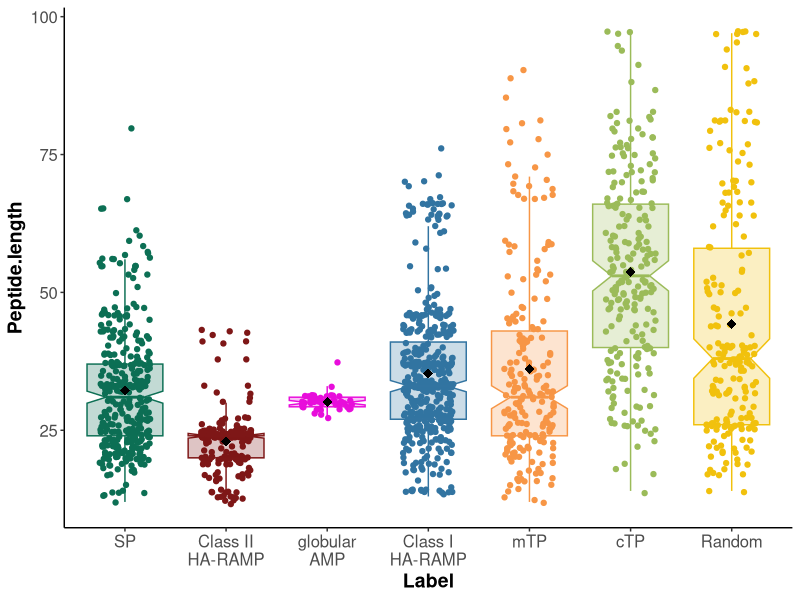
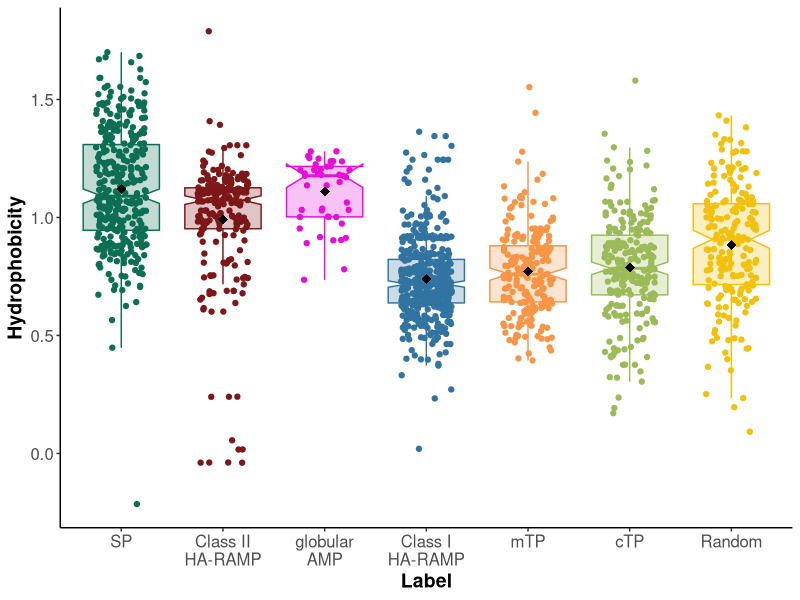
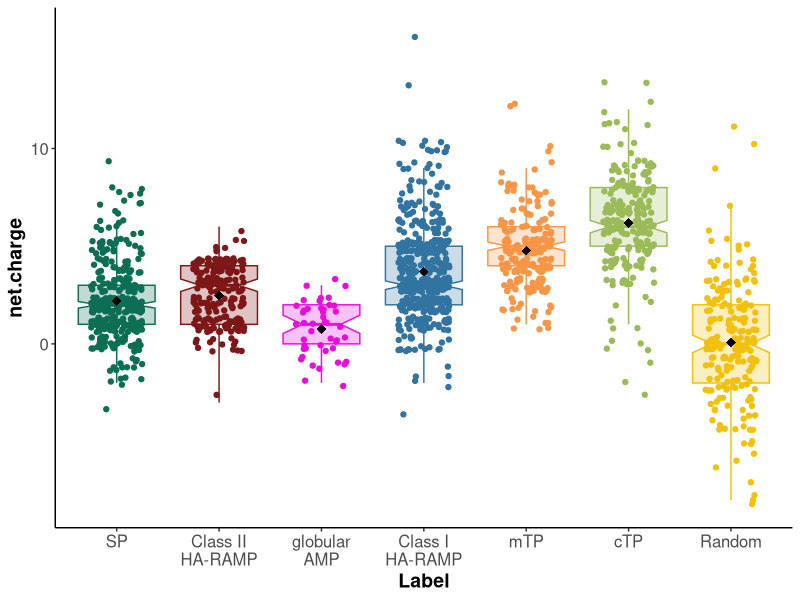
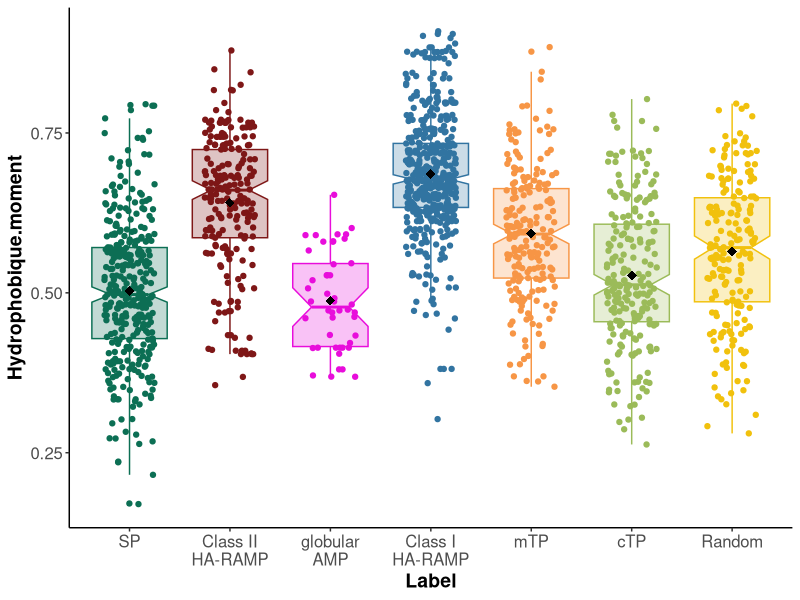
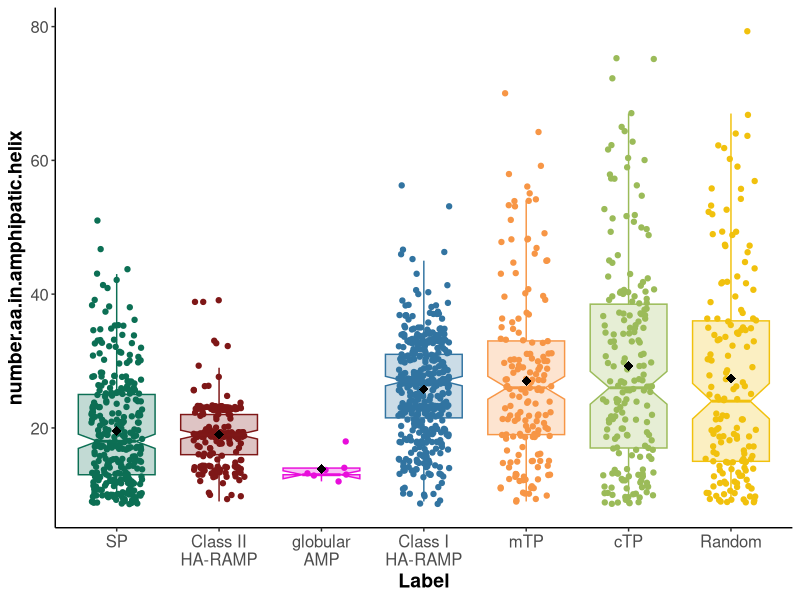
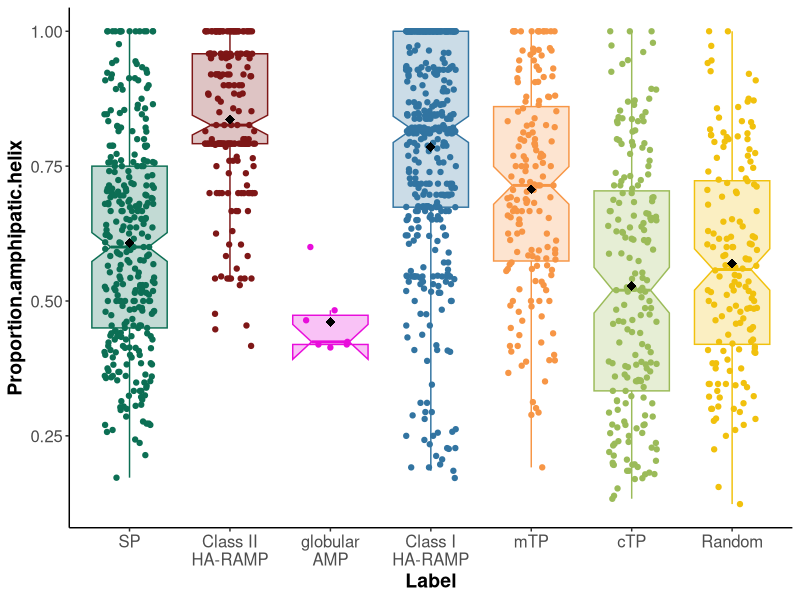
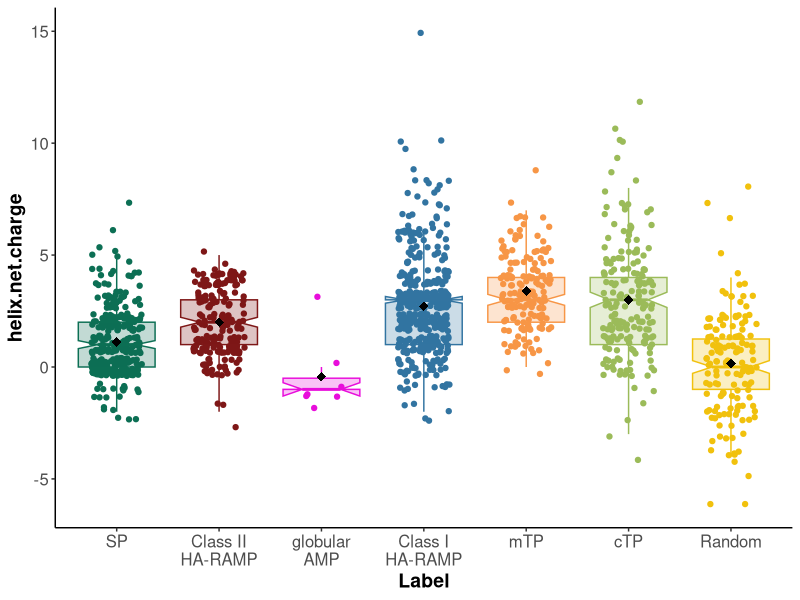

The R script that drew these images, in order:
library(ggplot2)

#The All_data files were generated with the python script ../Distrib.py
data <- read.csv('All_data_for_figure2.csv', sep = '\t')
# data <- read.csv('All_data_for_figure3.csv', sep = '\t')

couleur<-c('#0c6f54','#7e1717','#e80ddb','#3274a1','#F79646','#9BBB59','#f1c10d')
# couleur<-c('#a14000','#ff4312','#712424','#c90a12','#576a1c','#2c9838','#f1c10d')


data$Label <- factor(data$Label, levels = c("SP", "Class II\nHA-RAMP", "globular\nAMP","Class I\nHA-RAMP", "mTP", "cTP","Random"))
# data$Label <- factor(data$Label, levels = c('mTP\nH.sapiens','mTP\nS.cerevisae','mTP\nA.thaliana','mTP\nC.reinhardtii','cTP\nA.thaliana','cTP\nC.reinhardtii','Random'))

sink('statfile.txt')


a <- ggplot(data ,aes(x=Label, y=Peptide.length, colour=Label,fill=Label))+
    geom_jitter(width=0.25)+
    geom_boxplot(alpha=0.25, outlier.alpha=0, notch=TRUE) +
    stat_summary(fun.y=mean, colour="black", geom="point", 
                 shape=18, size=3,show.legend  = FALSE)+
    theme_classic()+
    theme(legend.position="none")+
    theme(axis.text = element_text(angle=0,size=12),
        axis.title=element_text(size=14,face="bold"))
a + scale_fill_manual(values=couleur) + scale_color_manual(values=couleur)


print('Peptide.length')

dd  <- pairwise.wilcox.test(data$Peptide.length, 
                           data$Label,p.adjust.method ="holm" )
print(dd)




b <- ggplot(data ,aes(x=Label, y=Hydrophobicity, colour=Label,fill=Label))+
    geom_jitter(width=0.25)+
    geom_boxplot(alpha=0.25, outlier.alpha=0, notch=TRUE) +
    stat_summary(fun.y=mean, colour="black", geom="point", 
                 shape=18, size=3,show.legend  = FALSE)+
    theme_classic()+
    theme(legend.position="none")+
    theme(axis.text = element_text(angle=0,size=12),
        axis.title=element_text(size=14,face="bold"))
b + scale_fill_manual(values=couleur) + scale_color_manual(values=couleur)


print('Hydrophobicity')

dd  <- pairwise.wilcox.test(data$Hydrophobicity, 
                           data$Label,p.adjust.method ="holm" )
print(dd)




c <- ggplot(data ,aes(x=Label, y=net.charge, colour=Label,fill=Label))+
    geom_jitter(width=0.25)+
    geom_boxplot(alpha=0.25, outlier.alpha=0, notch=TRUE) +
    stat_summary(fun.y=mean, colour="black", geom="point", 
                 shape=18, size=3,show.legend  = FALSE)+
    theme_classic()+
    theme(legend.position="none")+
    theme(axis.text = element_text(angle=0,size=12),
        axis.title=element_text(size=14,face="bold"))
c + scale_fill_manual(values=couleur) + scale_color_manual(values=couleur)



print('net.charge')

dd  <- pairwise.wilcox.test(data$net.charge, 
                           data$Label,p.adjust.method ="holm" )

print(dd)



d <- ggplot(data ,aes(x=Label, y=Hydrophobique.moment, colour=Label,fill=Label))+
    geom_jitter(width=0.25)+
    geom_boxplot(alpha=0.25, outlier.alpha=0, notch=TRUE) +
    stat_summary(fun.y=mean, colour="black", geom="point", 
                 shape=18, size=3,show.legend  = FALSE)+
    theme_classic()+
    theme(legend.position="none")+
    theme(axis.text = element_text(angle=0,size=12),
        axis.title=element_text(size=14,face="bold"))
d + scale_fill_manual(values=couleur) + scale_color_manual(values=couleur)


print('Hydrophobique.moment')

dd  <- pairwise.wilcox.test(data$Hydrophobique.moment, 
                           data$Label,p.adjust.method ="holm" )

print(dd)


print('SP')
print(nrow(data[data$Label == 'SP', ]))
print('Class II\nHA-RAMP')
print(nrow(data[data$Label == 'Class II\nHA-RAMP', ]))
print('globular\nAMP')
print(nrow(data[data$Label == 'globular\nAMP', ]))
print('Class I\nHA-RAMP')
print(nrow(data[data$Label == 'Class I\nHA-RAMP', ]))
print('mTP')
print(nrow(data[data$Label == 'mTP', ]))
print('cTP')
print(nrow(data[data$Label == 'cTP', ]))
print('Random')
print(nrow(data[data$Label == 'Random', ]))


# print('mTP  H.sapiens')
# print(nrow(data[data$Label == 'mTP\nH.sapiens', ]))
# print('mTP  S.cerevisae')
# print(nrow(data[data$Label == 'mTP\nS.cerevisae', ]))
# print('mTP  A.thaliana')
# print(nrow(data[data$Label == 'mTP\nA.thaliana', ]))
# print('mTP  C.reinhardtii')
# print(nrow(data[data$Label == 'mTP\nC.reinhardtii', ]))
# print('cTP  A.thaliana')
# print(nrow(data[data$Label == 'cTP\nA.thaliana', ]))
# print('cTP  C.reinhardtii')
# print(nrow(data[data$Label == 'cTP\nC.reinhardtii', ]))
# print('Random')
# print(nrow(data[data$Label == 'Random', ]))

data <- data[data$number.aa.in.amphipatic.helix != 0, ]

options(repr.plot.width = 40, repr.plot.height = 8)

bp <- ggplot(data ,aes(x=Label, y=number.aa.in.amphipatic.helix, colour=Label,fill=Label))+
    geom_jitter(width=0.25)+
    geom_boxplot(alpha=0.25, outlier.alpha=0, notch=TRUE) +
    stat_summary(fun.y=mean, colour="black", geom="point", 
                 shape=18, size=3,show.legend  = FALSE)+
    theme_classic()+
    theme(legend.position="none")+
    theme(axis.text = element_text(angle=0,size=12),
        axis.title=element_text(size=14,face="bold"))
bp + scale_fill_manual(values=couleur) + scale_color_manual(values=couleur)



print('number.aa.in.amphipatic.helix')

dd  <- pairwise.wilcox.test(data$number.aa.in.amphipatic.helix, 
                           data$Label,p.adjust.method ="holm" )

print(dd)






bp <- ggplot(data ,aes(x=Label, y=Proportion.amphipatic.helix, colour=Label,fill=Label))+
    geom_jitter(width=0.25)+
    geom_boxplot(alpha=0.25, outlier.alpha=0, notch=TRUE) +
    stat_summary(fun.y=mean, colour="black", geom="point", 
                 shape=18, size=3,show.legend  = FALSE)+
    theme_classic()+
    theme(legend.position="none")+
    theme(axis.text = element_text(angle=0,size=12),
        axis.title=element_text(size=14,face="bold"))
bp + scale_fill_manual(values=couleur) + scale_color_manual(values=couleur)

print('Proportion.amphipatic.helix')

dd  <- pairwise.wilcox.test(data$Proportion.amphipatic.helix, 
                           data$Label,p.adjust.method ="holm" )

print(dd)




bp <- ggplot(data ,aes(x=Label, y=helix.net.charge, colour=Label,fill=Label))+
    geom_jitter(width=0.25)+
    geom_boxplot(alpha=0.25, outlier.alpha=0, notch=TRUE) +
    stat_summary(fun.y=mean, colour="black", geom="point", 
                 shape=18, size=3,show.legend  = FALSE)+
    theme_classic()+
    theme(legend.position="none")+
    theme(axis.text = element_text(angle=0,size=12),
        axis.title=element_text(size=14,face="bold"))

bp + scale_fill_manual(values=couleur) + scale_color_manual(values=couleur)


print('helix.net.charge')

dd  <- pairwise.wilcox.test(data$helix.net.charge, 
                           data$Label,p.adjust.method ="holm" )

print(dd)


# ggsave(file="test.svg", plot=image, width=10, height=8)




print('SP')
print(nrow(data[data$Label == 'SP', ]))
print('Class II\nHA-RAMP')
print(nrow(data[data$Label == 'Class II\nHA-RAMP', ]))
print('globular\nAMP')
print(nrow(data[data$Label == 'globular\nAMP', ]))
print('Class I\nHA-RAMP')
print(nrow(data[data$Label == 'Class I\nHA-RAMP', ]))
print('mTP')
print(nrow(data[data$Label == 'mTP', ]))
print('cTP')
print(nrow(data[data$Label == 'cTP', ]))
print('Random')
print(nrow(data[data$Label == 'Random', ]))

# print('mTP  H.sapiens')
# print(nrow(data[data$Label == 'mTP\nH.sapiens', ]))
# print('mTP  S.cerevisae')
# print(nrow(data[data$Label == 'mTP\nS.cerevisae', ]))
# print('mTP  A.thaliana')
# print(nrow(data[data$Label == 'mTP\nA.thaliana', ]))
# print('mTP  C.reinhardtii')
# print(nrow(data[data$Label == 'mTP\nC.reinhardtii', ]))
# print('cTP  A.thaliana')
# print(nrow(data[data$Label == 'cTP\nA.thaliana', ]))
# print('cTP  C.reinhardtii')
# print(nrow(data[data$Label == 'cTP\nC.reinhardtii', ]))
# print('Random')
# print(nrow(data[data$Label == 'Random', ]))



















